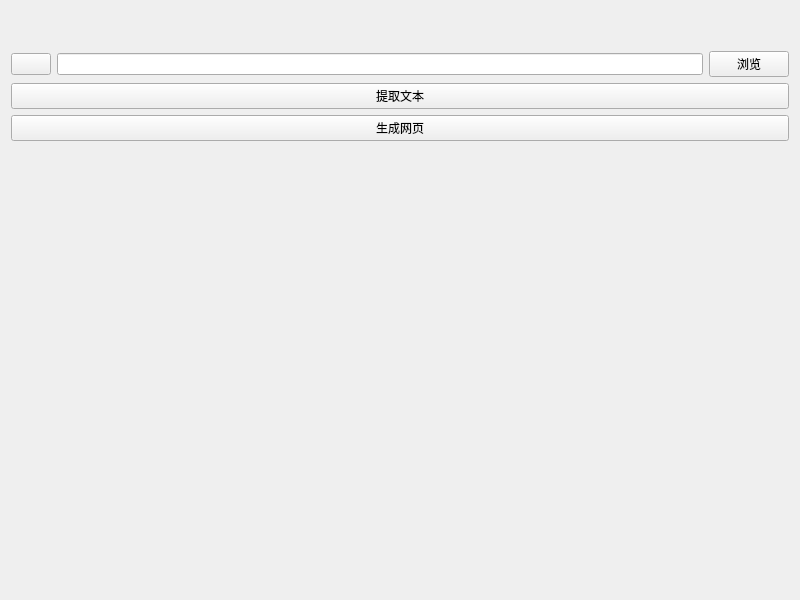
<?xml version="1.0" encoding="UTF-8"?>
<ui version="4.0">
 <class>Form</class>
 <widget class="QWidget" name="Form">
  <property name="geometry">
   <rect>
    <x>0</x>
    <y>0</y>
    <width>800</width>
    <height>600</height>
   </rect>
  </property>
  <property name="windowTitle">
   <string>Form</string>
  </property>
  <layout class="QGridLayout" name="gridLayout_2">
   <item row="4" column="0">
    <widget class="PushButton" name="PushButton_make_html">
     <property name="text">
      <string>生成网页</string>
     </property>
    </widget>
   </item>
   <item row="2" column="0">
    <layout class="QGridLayout" name="gridLayout">
     <item row="0" column="2">
      <widget class="PushButton" name="PushButton_choose_file">
       <property name="text">
        <string>浏览</string>
       </property>
      </widget>
     </item>
     <item row="0" column="1">
      <widget class="LineEdit" name="LineEdit_url_or_html"/>
     </item>
     <item row="0" column="0">
      <widget class="ComboBox" name="ComboBox_where"/>
     </item>
    </layout>
   </item>
   <item row="0" column="0">
    <spacer name="horizontalSpacer">
     <property name="orientation">
      <enum>Qt::Horizontal</enum>
     </property>
     <property name="sizeHint" stdset="0">
      <size>
       <width>779</width>
       <height>20</height>
      </size>
     </property>
    </spacer>
   </item>
   <item row="3" column="0">
    <widget class="PushButton" name="PushButton_get_text">
     <property name="text">
      <string>提取文本</string>
     </property>
    </widget>
   </item>
   <item row="5" column="0">
    <spacer name="verticalSpacer">
     <property name="orientation">
      <enum>Qt::Vertical</enum>
     </property>
     <property name="sizeHint" stdset="0">
      <size>
       <width>20</width>
       <height>509</height>
      </size>
     </property>
    </spacer>
   </item>
   <item row="1" column="0">
    <spacer name="horizontalSpacer_2">
     <property name="orientation">
      <enum>Qt::Horizontal</enum>
     </property>
     <property name="sizeHint" stdset="0">
      <size>
       <width>40</width>
       <height>20</height>
      </size>
     </property>
    </spacer>
   </item>
  </layout>
 </widget>
 <customwidgets>
  <customwidget>
   <class>ComboBox</class>
   <extends>QPushButton</extends>
   <header>qfluentwidgets</header>
  </customwidget>
  <customwidget>
   <class>PushButton</class>
   <extends>QPushButton</extends>
   <header>qfluentwidgets</header>
  </customwidget>
  <customwidget>
   <class>LineEdit</class>
   <extends>QLineEdit</extends>
   <header>qfluentwidgets</header>
  </customwidget>
 </customwidgets>
 <resources/>
 <connections/>
</ui>
